Frame 1 (no input): blank canvas, image omitted
Frame 60 (the mouse pressed at the canvas centre just before this capture): blank canvas, image omitted
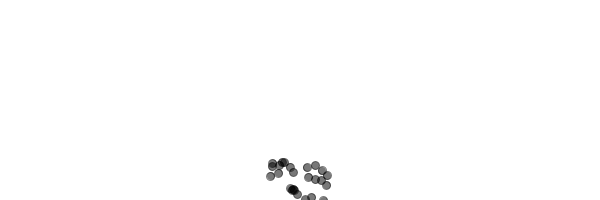
Frame 120 (the mouse held since frame 60 and released just before this capture)

The Processing sketch whose frames 1 and 60 were blank and that drew this single picture after the mouse press (run headless with seeded random() and noise(); from frame 60 on, the mouse is pressed at the canvas centre):

// Processing sketch: BasicParticleSystemSystem
// ── BasicParticleSystemSystem.pde
import java.util.Iterator;

class Particle {
  PVector location;
  PVector velocity;
  PVector acceleration;
  float lifetime;

  Particle(PVector location) {
    this.location = location.copy();
    this.velocity = new PVector(random(-0.5, 0.5), random(-0.5, 0.5));
    this.acceleration = new PVector(0, 0.05);
    lifetime = 255;
  }

  void update() {
    velocity.add(acceleration);
    location.add(velocity);
    lifetime -= 2;
  }

  void display() {
    stroke(0, lifetime);
    fill(0, lifetime);
    rectMode(CENTER);
    ellipse(location.x, location.y, 8, 8);
  }

  void run() {
    update();
    display();
  }

  boolean isDead() {
    return (lifetime < 0.0);
  }
}


class ParticleSystem {
  ArrayList<Particle> particles;
  PVector origin;

  ParticleSystem() {
    this(new PVector(width/2, height/8));
  }

  ParticleSystem(PVector origin) {
    this.origin = origin.copy();
    this.particles = new ArrayList<Particle>();
  }

  void addParticle() {
    particles.add(new Particle(origin));
  }

  void addParticle(int n) {
    for (int i = 0; i< n; i++) 
      particles.add(new Particle(origin));
  }

  void run() {
    Iterator<Particle> it = particles.iterator();
    while (it.hasNext()) {
      Particle p = it.next();
      p.run();
      if (p.isDead()) it.remove();
    }
  }
  
  boolean isDead() {
    return particles.size() == 0;
  }
}


ArrayList<ParticleSystem> systems;


void setup() {
  size(600,200);
  systems = new ArrayList<ParticleSystem>();
}

void mousePressed() {
  ParticleSystem sys = new ParticleSystem(new PVector(mouseX, mouseY));
  
  sys.addParticle(30);
  systems.add(sys);
}


void draw() {
  background(255);
  Iterator<ParticleSystem> it = systems.iterator();
  while(it.hasNext()) {
    ParticleSystem sys = it.next();
    sys.run();
    if(sys.isDead()) it.remove();
  }
}
